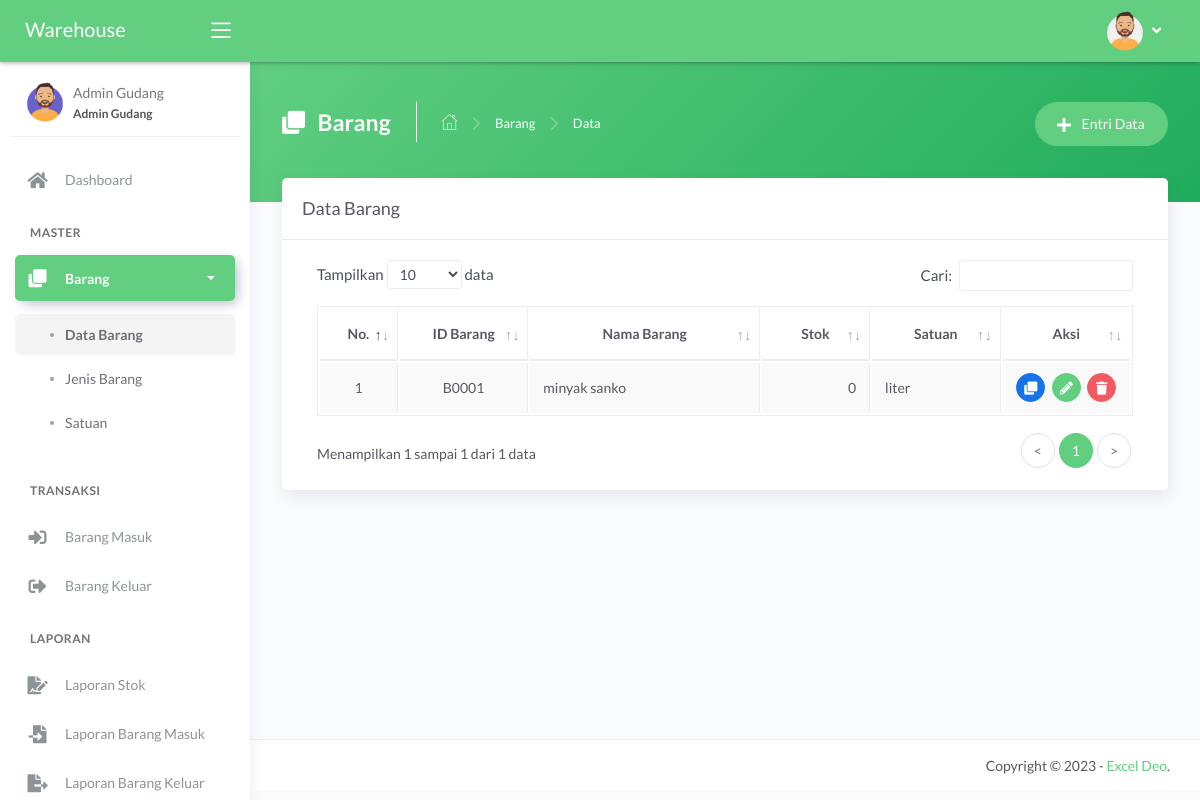
Screenshot of /main.php?module=barang (signed in) with the database file from the repository.
### tables this page shows
CREATE TABLE IF NOT EXISTS `tbl_barang` (
  `id_barang` varchar(5) NOT NULL,
  `nama_barang` varchar(100) NOT NULL,
  `jenis` int(11) NOT NULL,
  `stok_minimum` int(11) NOT NULL,
  `stok` int(11) NOT NULL DEFAULT '0',
  `satuan` int(11) NOT NULL,
  `foto` varchar(100) DEFAULT NULL,
  PRIMARY KEY (`id_barang`)
);

CREATE TABLE IF NOT EXISTS `tbl_satuan` (
  `id_satuan` int(11) NOT NULL AUTO_INCREMENT,
  `nama_satuan` varchar(30) NOT NULL,
  PRIMARY KEY (`id_satuan`)
);

### modules/barang/tampil_data.php (the view, shortened to what this page needs)
<?php
if (basename($_SERVER['PHP_SELF']) === basename(__FILE__)) {
  header('location: 404.html');
}
else {
?>
  <div class="panel-header bg-secondary-gradient">
    <div class="page-inner py-45">
      <div class="d-flex align-items-left align-items-md-top flex-column flex-md-row">
        <div class="page-header text-white">
          <h4 class="page-title text-white"><i class="fas fa-clone mr-2"></i> Barang</h4>
          <ul class="breadcrumbs">
            <li class="nav-home"><a href="?module=dashboard"><i class="flaticon-home text-white"></i></a></li>
            <li class="separator"><i class="flaticon-right-arrow"></i></li>
            <li class="nav-item"><a href="?module=barang" class="text-white">Barang</a></li>
            <li class="separator"><i class="flaticon-right-arrow"></i></li>
            <li class="nav-item"><a>Data</a></li>
          </ul>
        </div>
        <div class="ml-md-auto py-2 py-md-0">
          <a href="?module=form_entri_barang" class="btn btn-secondary btn-round">
            <span class="btn-label"><i class="fa fa-plus mr-2"></i></span> Entri Data
          </a>
        </div>
      </div>
    </div>
  </div>
  <div class="page-inner mt--5">
    <div class="card">
      <div class="card-header">
        <div class="card-title">Data Barang</div>
      </div>
      <div class="card-body">
        <div class="table-responsive">
          <table id="basic-datatables" class="display table table-bordered table-striped table-hover">
            <thead>
              <tr>
                <th class="text-center">No.</th>
                <th class="text-center">ID Barang</th>
                <th class="text-center">Nama Barang</th>
                <th class="text-center">Stok</th>
                <th class="text-center">Satuan</th>
                <th class="text-center">Aksi</th>
              </tr>
            </thead>
            <tbody>
              <?php
              $no = 1;
              $query = mysqli_query($mysqli, "SELECT a.id_barang, a.nama_barang, a.stok, a.satuan, b.nama_satuan
                                              FROM tbl_barang as a INNER JOIN tbl_satuan as b
                                              ON a.satuan=b.id_satuan
                                              ORDER BY a.id_barang DESC")
                                              or die('Ada kesalahan pada query tampil data : ' . mysqli_error($mysqli));
              while ($data = mysqli_fetch_assoc($query)) { ?>
                <tr>
                  <td width="50" class="text-center"><?php echo $no++; ?></td>
                  <td width="100" class="text-center"><?php echo $data['id_barang']; ?></td>
                  <td width="200"><?php echo $data['nama_barang']; ?></td>
                  <td width="80" class="text-right"><?php echo $data['stok']; ?></td>
                  <td width="100"><?php echo $data['nama_satuan']; ?></td>
                  <td width="100" class="text-center">
                    <div>
                      <a href="?module=tampil_detail_barang&id=<?php echo $data['id_barang']; ?>" class="btn btn-icon btn-round btn-primary btn-sm mr-md-1" data-toggle="tooltip" data-placement="top" title="Detail">
                        <i class="fas fa-clone fa-sm"></i>
                      </a>
                      <a href="?module=form_ubah_barang&id=<?php echo $data['id_barang']; ?>" class="btn btn-icon btn-round btn-secondary btn-sm mr-md-1" data-toggle="tooltip" data-placement="top" title="Ubah">
                        <i class="fas fa-pencil-alt fa-sm"></i>
                      </a>
                      <a href="modules/barang/proses_hapus.php?id=<?php echo $data['id_barang']; ?>" onclick="return confirm('Anda yakin ingin menghapus data barang <?php echo $data['nama_barang']; ?>?')" class="btn btn-icon btn-round btn-danger btn-sm" data-toggle="tooltip" data-placement="top" title="Hapus">
                        <i class="fas fa-trash fa-sm"></i>
                      </a>
                    </div>
                  </td>
                </tr>
              <?php } ?>
            </tbody>
          </table>
        </div>
      </div>
    </div>
  </div>
<?php } ?>

### rows the page displays
tbl_barang: id_barang "B0001", nama_barang "minyak sanko", stok "0", tbl_satuan.nama_satuan "liter"

### other values shown
$_SESSION['nama_user'] "Admin Gudang"
$_SESSION['hak_akses'] "Admin Gudang"
